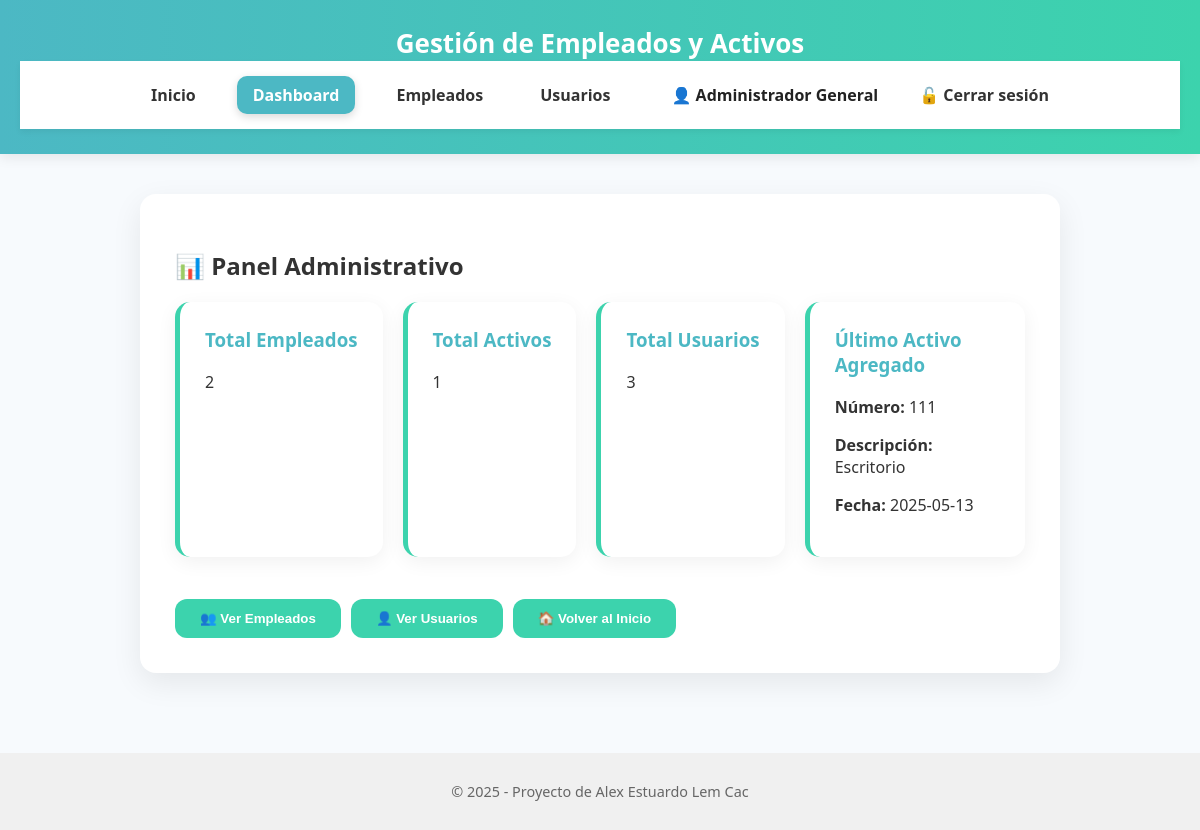
The page /dashboard/ (signed in) on the database its author committed.
### tables this page shows
CREATE TABLE activos (
    id INTEGER PRIMARY KEY AUTOINCREMENT,
    numero_activo TEXT UNIQUE NOT NULL,
    descripcion TEXT NOT NULL,
    fecha_compra TEXT NOT NULL,
    numero_factura TEXT NOT NULL,
    monto REAL NOT NULL,
    id_empleado INTEGER NOT NULL,
    FOREIGN KEY(id_empleado) REFERENCES empleados(id)
);

### controllers/dashboard.py (the view)
@dashboard_bp.route('/')
@login_required
@admin_required
def panel_admin():
    conn = conectar()
    cursor = conn.cursor()
    cursor.execute("SELECT COUNT(*) FROM empleados")
    total_empleados = cursor.fetchone()[0]
    cursor.execute("SELECT COUNT(*) FROM activos")
    total_activos = cursor.fetchone()[0]
    cursor.execute("SELECT COUNT(*) FROM usuarios")
    total_usuarios = cursor.fetchone()[0]
    cursor.execute("SELECT numero_activo, descripcion, fecha_compra FROM activos ORDER BY id DESC LIMIT 1")
    ultimo_activo = cursor.fetchone()
    conn.close()
    return render_template('dashboard.html',
        total_empleados=total_empleados,
        total_activos=total_activos,
        total_usuarios=total_usuarios,
        ultimo_activo=ultimo_activo
    )

### controllers/dashboard.py (called while the page is built)
def conectar():
    return sqlite3.connect(Config.DATABASE)

### utils/decoradores.py (called while the page is built)
def login_required(f):
    @wraps(f)
    def decorated_function(*args, **kwargs):
        if 'usuario' not in session:
            flash("Debes iniciar sesión para acceder.", "error")
            return redirect(url_for('inicio'))
        return f(*args, **kwargs)
    return decorated_function

def admin_required(f):
    @wraps(f)
    def wrapper(*args, **kwargs):
        if session.get('rol') != 'admin':
            flash("Acceso restringido a administradores.", "error")
            return redirect(url_for('inicio'))
        return f(*args, **kwargs)
    return wrapper

### templates/dashboard.html (shortened to what this page needs)
{% extends "base.html" %}
{% block content %}
<div class="contenedor">
  <h2>📊 Panel Administrativo</h2>
  <div style="display: flex; gap: 20px; flex-wrap: wrap;">
    <div class="card">
      <h3>Total Empleados</h3>
      <p>{{ total_empleados }}</p>
    </div>
    <div class="card">
      <h3>Total Activos</h3>
      <p>{{ total_activos }}</p>
    </div>
    <div class="card">
      <h3>Total Usuarios</h3>
      <p>{{ total_usuarios }}</p>
    </div>
    <div class="card" style="flex: 1;">
      <h3>Último Activo Agregado</h3>
      {% if ultimo_activo %}
        <p><strong>Número:</strong> {{ ultimo_activo[0] }}</p>
        <p><strong>Descripción:</strong> {{ ultimo_activo[1] }}</p>
        <p><strong>Fecha:</strong> {{ ultimo_activo[2] }}</p>
      {% else %}
        <p>No hay activos registrados aún.</p>
      {% endif %}
    </div>
  </div>
  <br>
  <div style="display: flex; gap: 10px;">
    <a href="{{ url_for('empleados_bp.listar_empleados') }}"><button>👥 Ver Empleados</button></a>
    <a href="{{ url_for('usuarios_bp.listar_usuarios') }}"><button>👤 Ver Usuarios</button></a>
    <a href="{{ url_for('inicio') }}"><button>🏠 Volver al Inicio</button></a>
  </div>
</div>
{% endblock %}

### static/css/estilo.css (style rules this page uses)
body { font-family: 'Segoe UI', sans-serif; margin: 0; background-color: #f7fafd; color: #333; }
.contenedor { background: white; padding: 35px; max-width: 850px; margin: auto; border-radius: 16px; box-shadow: 0 10px 30px rgba(0, 0, 0, 0.08); }
.form-row button, button { background-color: #3CD3AD; color: white; padding: 12px 25px; border: none; border-radius: 12px; font-weight: bold; cursor: pointer; transition: background 0.3s ease; }
.card { background: white; padding: 25px; border-radius: 15px; box-shadow: 0 5px 20px rgba(0, 0, 0, 0.06); border-left: 5px solid #3CD3AD; margin-bottom: 20px; }
.card h3 { color: #4CB8C4; margin-top: 0; }
a { color: #007dbc; text-decoration: none; font-weight: 500; }

### rows shown on the page
activos: numero_activo "111", descripcion "Escritorio", fecha_compra "2025-05-13"

### other values the page prints
{{ session['usuario'] }} "Administrador General"
{{ total_empleados }} "2"
{{ total_activos }} "1"
{{ total_usuarios }} "3"
